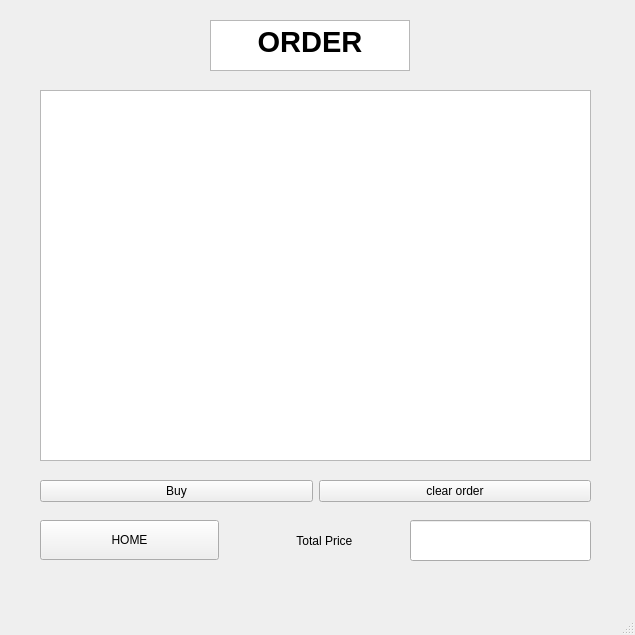
<?xml version="1.0" encoding="UTF-8"?>
<ui version="4.0">
 <class>MainWindow</class>
 <widget class="QMainWindow" name="MainWindow">
  <property name="geometry">
   <rect>
    <x>0</x>
    <y>0</y>
    <width>635</width>
    <height>635</height>
   </rect>
  </property>
  <property name="minimumSize">
   <size>
    <width>635</width>
    <height>635</height>
   </size>
  </property>
  <property name="maximumSize">
   <size>
    <width>635</width>
    <height>635</height>
   </size>
  </property>
  <property name="windowTitle">
   <string>MainWindow</string>
  </property>
  <property name="styleSheet">
   <string notr="true">background-image: url(:/BG/bg.png);</string>
  </property>
  <widget class="QWidget" name="centralwidget">
   <widget class="QTextBrowser" name="textBrowser">
    <property name="geometry">
     <rect>
      <x>210</x>
      <y>20</y>
      <width>200</width>
      <height>51</height>
     </rect>
    </property>
    <property name="minimumSize">
     <size>
      <width>200</width>
      <height>51</height>
     </size>
    </property>
    <property name="maximumSize">
     <size>
      <width>491</width>
      <height>51</height>
     </size>
    </property>
    <property name="styleSheet">
     <string notr="true">background-image: url(:/BG/W.png);</string>
    </property>
    <property name="html">
     <string>&lt;!DOCTYPE HTML PUBLIC &quot;-//W3C//DTD HTML 4.0//EN&quot; &quot;http://www.w3.org/TR/REC-html40/strict.dtd&quot;&gt;
&lt;html&gt;&lt;head&gt;&lt;meta name=&quot;qrichtext&quot; content=&quot;1&quot; /&gt;&lt;style type=&quot;text/css&quot;&gt;
p, li { white-space: pre-wrap; }
&lt;/style&gt;&lt;/head&gt;&lt;body style=&quot; font-family:'MS Shell Dlg 2'; font-size:7.85455pt; font-weight:400; font-style:normal;&quot;&gt;
&lt;p align=&quot;center&quot; style=&quot; margin-top:0px; margin-bottom:0px; margin-left:0px; margin-right:0px; -qt-block-indent:0; text-indent:0px;&quot;&gt;&lt;span style=&quot; font-size:22pt; font-weight:600;&quot;&gt;ORDER&lt;/span&gt;&lt;/p&gt;&lt;/body&gt;&lt;/html&gt;</string>
    </property>
   </widget>
   <widget class="QPlainTextEdit" name="plainTextEdit">
    <property name="geometry">
     <rect>
      <x>40</x>
      <y>90</y>
      <width>551</width>
      <height>371</height>
     </rect>
    </property>
    <property name="styleSheet">
     <string notr="true">background-image: url(:/BG/W.png);</string>
    </property>
   </widget>
   <widget class="QLineEdit" name="lineEdit">
    <property name="geometry">
     <rect>
      <x>410</x>
      <y>520</y>
      <width>181</width>
      <height>41</height>
     </rect>
    </property>
    <property name="styleSheet">
     <string notr="true">font: 75 12pt &quot;MS Shell Dlg 2&quot;;
background-image: url(:/BG/W.png);</string>
    </property>
    <property name="text">
     <string> </string>
    </property>
   </widget>
   <widget class="QPushButton" name="bookstorebutton_4">
    <property name="geometry">
     <rect>
      <x>40</x>
      <y>520</y>
      <width>179</width>
      <height>40</height>
     </rect>
    </property>
    <property name="styleSheet">
     <string notr="true">background-image: url(:/BG/W.png);
font: 16pt &quot;Nirmala UI&quot;;</string>
    </property>
    <property name="text">
     <string>HOME</string>
    </property>
   </widget>
   <widget class="QLabel" name="label">
    <property name="geometry">
     <rect>
      <x>290</x>
      <y>520</y>
      <width>111</width>
      <height>41</height>
     </rect>
    </property>
    <property name="styleSheet">
     <string notr="true">font: 75 12pt &quot;MS Shell Dlg 2&quot;;
background-image: url(:/BG/W.png);</string>
    </property>
    <property name="text">
     <string>  Total Price</string>
    </property>
   </widget>
   <widget class="QWidget" name="">
    <property name="geometry">
     <rect>
      <x>40</x>
      <y>470</y>
      <width>551</width>
      <height>42</height>
     </rect>
    </property>
    <layout class="QHBoxLayout" name="horizontalLayout">
     <item>
      <widget class="QPushButton" name="bookstorebutton_2">
       <property name="styleSheet">
        <string notr="true">background-image: url(:/BG/W.png);
font: 16pt &quot;Nirmala UI&quot;;</string>
       </property>
       <property name="text">
        <string>Buy</string>
       </property>
      </widget>
     </item>
     <item>
      <widget class="QPushButton" name="bookstorebutton_3">
       <property name="styleSheet">
        <string notr="true">background-image: url(:/BG/W.png);
font: 16pt &quot;Nirmala UI&quot;;</string>
       </property>
       <property name="text">
        <string>clear order</string>
       </property>
      </widget>
     </item>
    </layout>
   </widget>
  </widget>
  <widget class="QMenuBar" name="menubar">
   <property name="geometry">
    <rect>
     <x>0</x>
     <y>0</y>
     <width>635</width>
     <height>25</height>
    </rect>
   </property>
  </widget>
  <widget class="QStatusBar" name="statusbar"/>
 </widget>
 <resources>
  <include location="Image.qrc"/>
 </resources>
 <connections/>
</ui>
